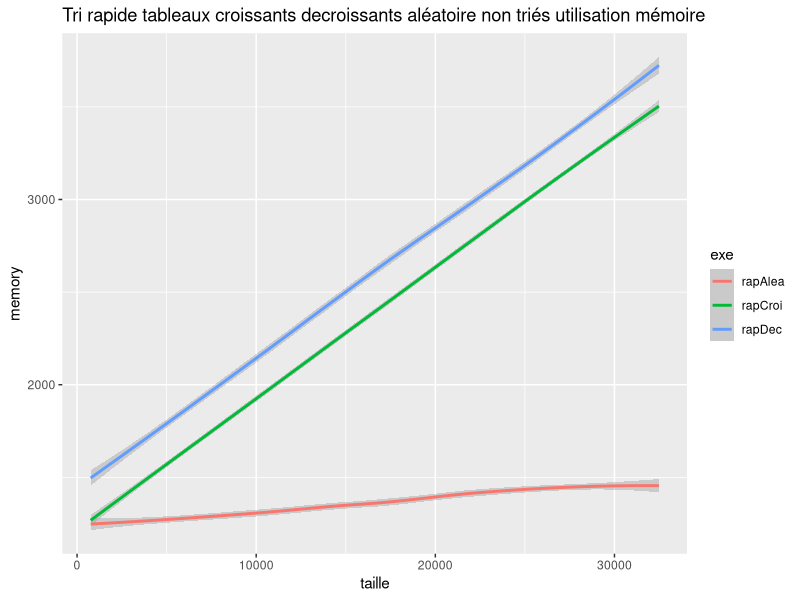

Write R code to recreate this figure.
library(ggplot2)

perf <-read.table("rap3.dat", header=TRUE, fill=TRUE)


png("rapideTousTableaux.png")
i<-qplot(taille, memory, data=perf, main="Tri rapide tableaux croissants decroissants aléatoire non triés utilisation mémoire" ,geom="smooth", method="loess", color=exe)
print(i)
dev.off()

#png("Memory3Unique.png")
#i<-qplot(taille, memory, data=perf, main="memoire 3 tri sur tableaux avec valeurs unique", geom="smooth", #method="loess", color = exe)
#print(i)
#dev.off()

#png("HistoMemoryUnique.png")
#i<-ggplot(data=perf, aes(perf$exectime)) + geom_histogram()
#print(i)
#dev.off()
